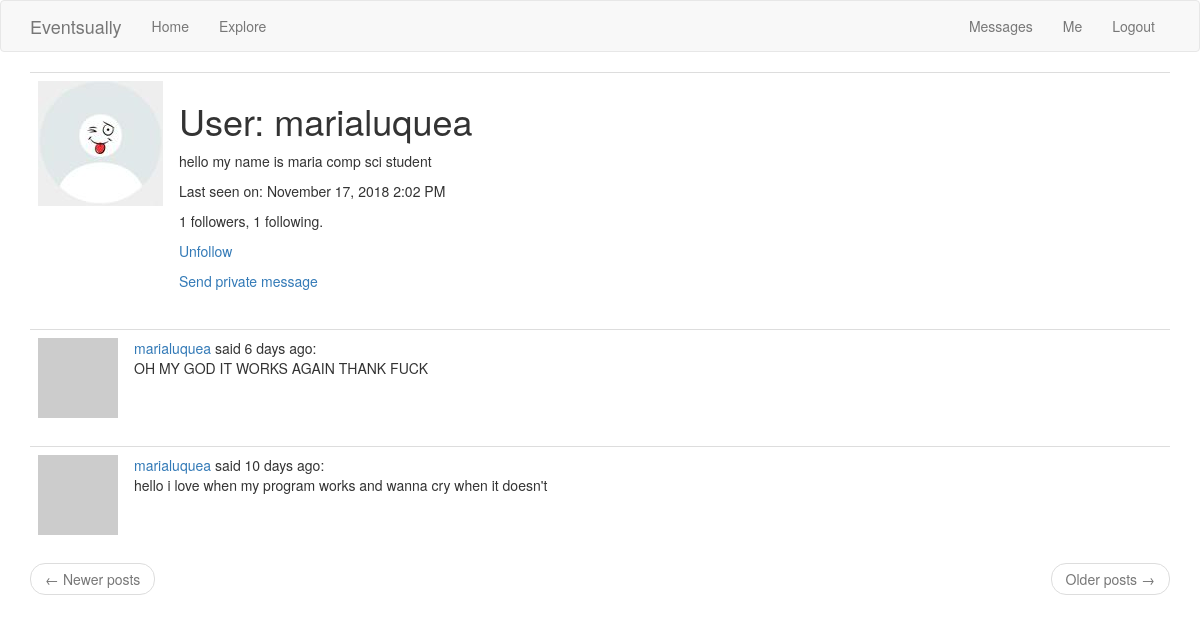
The page /user/marialuquea (signed in) on the database its author committed.
### app/models.py (models this page shows, shortened)
class User(UserMixin, db.Model):
    id = db.Column(db.Integer, primary_key=True)
    username = db.Column(db.String(64), index=True, unique=True)
    email = db.Column(db.String(120), index=True, unique=True)
    password_hash = db.Column(db.String(128))
    profilepic = db.Column(db.String(50))
    posts = db.relationship('Post', backref='author', lazy='dynamic')
    about_me = db.Column(db.String(200))
    last_seen = db.Column(db.DateTime, default=datetime.utcnow)
    followed = db.relationship(
        'User', secondary=followers,
        primaryjoin=(followers.c.follower_id == id),
        secondaryjoin=(followers.c.followed_id == id),
        backref=db.backref('followers', lazy='dynamic'), lazy='dynamic')
    messages_sent = db.relationship('Message',foreign_keys='Message.sender_id',backref='author', lazy='dynamic')
    messages_received = db.relationship('Message',foreign_keys='Message.recipient_id',backref='recipient', lazy='dynamic')
    last_message_read_time = db.Column(db.DateTime)
    notifications = db.relationship('Notification', backref='user',lazy='dynamic')
    def avatar(self, size):
        digest = md5(self.email.lower().encode('utf-8')).hexdigest()
        return 'https://www.gravatar.com/avatar/{}?d=identicon&s={}'.format(digest, size)
    def is_following(self, user):
        return self.followed.filter(
            followers.c.followed_id == user.id).count() > 0
    def new_messages(self):
        last_read_time = self.last_message_read_time or datetime(1900, 1, 1)
        return Message.query.filter_by(recipient=self).filter(
            Message.timestamp > last_read_time).count()

class Post(db.Model):
    id = db.Column(db.Integer, primary_key=True)
    body = db.Column(db.String(140))
    timestamp = db.Column(db.DateTime, index=True, default=datetime.utcnow)
    user_id = db.Column(db.Integer, db.ForeignKey('user.id'))

### main.py (the view)
@app.route('/user/<username>')
@login_required
def user(username):
    user = User.query.filter_by(username=username).first_or_404()
    image_file = url_for('static', filename='profile_pics/' + user.profilepic)
    page = request.args.get('page', 1, type=int)
    posts = user.posts.order_by(Post.timestamp.desc()).paginate(
        page, app.config['POSTS_PER_PAGE'], False)
    next_url = url_for('user', username=user.username, page=posts.next_num) \
        if posts.has_next else None
    prev_url = url_for('user', username=user.username, page=posts.prev_num) \
        if posts.has_prev else None
    return render_template('user.html', user=user, posts=posts.items,
                           next_url=next_url, prev_url=prev_url, image_file=image_file)

### app/models.py (called while the page is built)
@login.user_loader
def load_user(id):
    return User.query.get(int(id))

### main.py (called while the page is built)
@app.before_request
def before_request():
    if current_user.is_authenticated:
        current_user.last_seen = datetime.utcnow()
        db.session.commit()

### app/templates/user.html
{% extends "base.html" %}
{% block app_content %}
    <table class="table table-hover">
        <tr>
          {% if image_file %}
            <td width="50px"><img src="{{ image_file }}"></td>
          {% endif %}
            <td>
                <h1>User: {{ user.username }}</h1>
                {% if user.about_me %}<p>{{ user.about_me }}</p>{% endif %}
                {% if user.last_seen %}
                <p>Last seen on: {{ moment(user.last_seen).format('LLL') }}</p>
                {% endif %}
                <p>{{ user.followers.count() }} followers, {{ user.followed.count() }} following.</p>
                {% if user == current_user %}
                <p><a href="{{ url_for('edit_profile') }}">Edit your profile</a></p>
                {% elif not current_user.is_following(user) %}
                <p><a href="{{ url_for('follow', username=user.username) }}">Follow</a></p>
                {% else %}
                <p><a href="{{ url_for('unfollow', username=user.username) }}">Unfollow</a></p>
                {% endif %}
                {% if user != current_user %}
                <p><a href="{{ url_for('send_message', recipient=user.username) }}">{{ 'Send private message' }}</a></p>
                {% endif %}
            </td>
        </tr>
    </table>
    {% for post in posts %}
        {% include '_post.html' %}
    {% endfor %}
    <nav aria-label="...">
        <ul class="pager">
            <li class="previous{% if not prev_url %} disabled{% endif %}">
                <a href="{{ prev_url or '#' }}">
                    <span aria-hidden="true">&larr;</span> Newer posts
                </a>
            </li>
            <li class="next{% if not next_url %} disabled{% endif %}">
                <a href="{{ next_url or '#' }}">
                    Older posts <span aria-hidden="true">&rarr;</span>
                </a>
            </li>
        </ul>
    </nav>
{% endblock %}

### app/templates/_post.html (shortened to what this page needs)
<table class="table table-hover">
        <tr>
            <td width="70px">
                <a href="{{ url_for('user', username=post.author.username) }}">
                    <img src="{{ post.author.avatar(70) }}" />
                </a>
            </td>
            <td>
                <a href="{{ url_for('user', username=post.author.username) }}">
                    {{ post.author.username }}
                </a>
                said {{ moment(post.timestamp).fromNow() }}:
                <br>
                {{ post.body }}
                <br>
            </td>
        </tr>
    </table>

### rows shown on the page
User: username "marialuquea", about_me "hello my name is maria comp sci student", last_seen "November 17, 2018 2:02 PM"
Post: author.username "marialuquea", timestamp "6 days ago", body "OH MY GOD IT WORKS AGAIN THANK FUCK"
Post: author.username "marialuquea", timestamp "10 days ago", body "hello i love when my program works and wanna cry when it doesn't"

### other values the page prints
{{ 'Messages' }} "Messages"
{{ user.followers.count() }} "1"
{{ user.followed.count() }} "1"
{{ 'Send private message' }} "Send private message"
